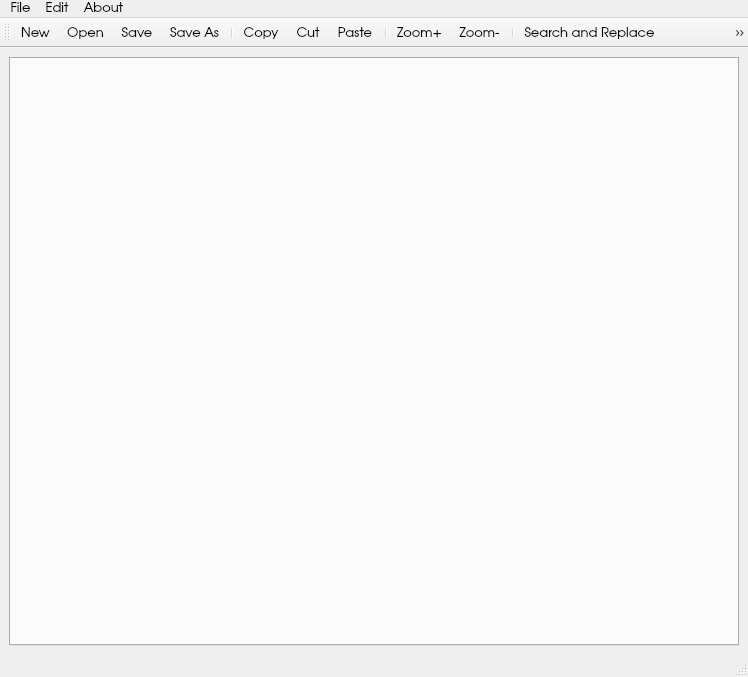
<?xml version="1.0" encoding="UTF-8"?>
<ui version="4.0">
 <class>kamakura</class>
 <widget class="QMainWindow" name="kamakura">
  <property name="geometry">
   <rect>
    <x>0</x>
    <y>0</y>
    <width>748</width>
    <height>677</height>
   </rect>
  </property>
  <property name="font">
   <font>
    <pointsize>10</pointsize>
   </font>
  </property>
  <property name="windowTitle">
   <string>Kamakura - -</string>
  </property>
  <widget class="QWidget" name="centralwidget">
   <property name="font">
    <font>
     <family>TeX Gyre Adventor</family>
     <pointsize>10</pointsize>
    </font>
   </property>
   <layout class="QHBoxLayout" name="horizontalLayout_3" stretch="0">
    <item>
     <layout class="QHBoxLayout" name="horizontalLayout">
      <property name="spacing">
       <number>6</number>
      </property>
      <item>
       <widget class="CodeEditor" name="plainTextEdit">
        <property name="font">
         <font>
          <family>TeX Gyre Adventor</family>
          <pointsize>10</pointsize>
         </font>
        </property>
       </widget>
      </item>
     </layout>
    </item>
   </layout>
  </widget>
  <widget class="QMenuBar" name="menubar">
   <property name="geometry">
    <rect>
     <x>0</x>
     <y>0</y>
     <width>748</width>
     <height>22</height>
    </rect>
   </property>
   <property name="font">
    <font>
     <family>TeX Gyre Adventor</family>
     <pointsize>10</pointsize>
    </font>
   </property>
   <widget class="QMenu" name="menuFile">
    <property name="font">
     <font>
      <family>TeX Gyre Adventor</family>
      <pointsize>10</pointsize>
     </font>
    </property>
    <property name="title">
     <string>File</string>
    </property>
    <addaction name="actionNew"/>
    <addaction name="actionOpen"/>
    <addaction name="actionQuit"/>
   </widget>
   <widget class="QMenu" name="menuEdit">
    <property name="font">
     <font>
      <family>TeX Gyre Adventor</family>
      <pointsize>10</pointsize>
     </font>
    </property>
    <property name="title">
     <string>Edit</string>
    </property>
    <addaction name="actionSave_2"/>
    <addaction name="actionSave"/>
    <addaction name="actionCopy"/>
    <addaction name="actionPaste"/>
    <addaction name="actionCut"/>
    <addaction name="actionDuplicate_Line"/>
    <addaction name="actionToggle_Comment"/>
    <addaction name="actionZoom"/>
    <addaction name="actionZoom_2"/>
    <addaction name="actionSearch_and_Replace"/>
    <addaction name="actionGoToLine"/>
    <addaction name="actionInsert_DateTime"/>
    <addaction name="actionTrim_Trailing_Spaces"/>
   </widget>
   <widget class="QMenu" name="menuAbout">
    <property name="font">
     <font>
      <family>TeX Gyre Adventor</family>
      <pointsize>10</pointsize>
     </font>
    </property>
    <property name="title">
     <string>About</string>
    </property>
    <addaction name="actionHowTo"/>
    <addaction name="actionKamakura"/>
   </widget>
   <addaction name="menuFile"/>
   <addaction name="menuEdit"/>
   <addaction name="menuAbout"/>
  </widget>
  <widget class="QStatusBar" name="statusbar">
   <property name="font">
    <font>
     <pointsize>10</pointsize>
    </font>
   </property>
  </widget>
  <widget class="QToolBar" name="toolBar">
   <property name="font">
    <font>
     <pointsize>10</pointsize>
    </font>
   </property>
   <property name="windowTitle">
    <string>toolBar</string>
   </property>
   <attribute name="toolBarArea">
    <enum>TopToolBarArea</enum>
   </attribute>
   <attribute name="toolBarBreak">
    <bool>false</bool>
   </attribute>
   <addaction name="actionNew"/>
   <addaction name="actionOpen"/>
   <addaction name="actionSave_2"/>
   <addaction name="actionSave"/>
   <addaction name="separator"/>
   <addaction name="actionCopy"/>
   <addaction name="actionCut"/>
   <addaction name="actionPaste"/>
   <addaction name="separator"/>
   <addaction name="actionZoom"/>
   <addaction name="actionZoom_2"/>
   <addaction name="separator"/>
   <addaction name="actionSearch_and_Replace"/>
   <addaction name="actionGoToLine"/>
   <addaction name="actionInsert_DateTime"/>
   <addaction name="separator"/>
   <addaction name="actionHowTo"/>
   <addaction name="actionKamakura"/>
   <addaction name="separator"/>
   <addaction name="actionQuit"/>
  </widget>
  <action name="actionOpen">
   <property name="icon">
    <iconset resource="resources.qrc">
     <normaloff>:/new/prefix1/resources/open.png</normaloff>:/new/prefix1/resources/open.png</iconset>
   </property>
   <property name="text">
    <string>Open</string>
   </property>
   <property name="font">
    <font>
     <family>TeX Gyre Adventor</family>
     <pointsize>10</pointsize>
    </font>
   </property>
   <property name="shortcut">
    <string>Ctrl+O</string>
   </property>
  </action>
  <action name="actionNew">
   <property name="icon">
    <iconset resource="resources.qrc">
     <normaloff>:/new/prefix1/resources/new.png</normaloff>:/new/prefix1/resources/new.png</iconset>
   </property>
   <property name="text">
    <string>New</string>
   </property>
   <property name="font">
    <font>
     <family>TeX Gyre Adventor</family>
     <pointsize>10</pointsize>
    </font>
   </property>
   <property name="shortcut">
    <string>Ctrl+N</string>
   </property>
  </action>
  <action name="actionQuit">
   <property name="icon">
    <iconset resource="resources.qrc">
     <normaloff>:/new/prefix1/resources/exit.png</normaloff>:/new/prefix1/resources/exit.png</iconset>
   </property>
   <property name="text">
    <string>Quit</string>
   </property>
   <property name="font">
    <font>
     <family>TeX Gyre Adventor</family>
     <pointsize>10</pointsize>
    </font>
   </property>
   <property name="shortcut">
    <string>Ctrl+Q</string>
   </property>
  </action>
  <action name="actionSave">
   <property name="icon">
    <iconset resource="resources.qrc">
     <normaloff>:/new/prefix1/resources/saveas.png</normaloff>:/new/prefix1/resources/saveas.png</iconset>
   </property>
   <property name="text">
    <string>Save As</string>
   </property>
   <property name="font">
    <font>
     <family>TeX Gyre Adventor</family>
     <pointsize>10</pointsize>
    </font>
   </property>
   <property name="shortcut">
    <string>Ctrl+Shift+S</string>
   </property>
  </action>
  <action name="actionKamakura">
   <property name="icon">
    <iconset resource="resources.qrc">
     <normaloff>:/new/prefix1/resources/about.png</normaloff>:/new/prefix1/resources/about.png</iconset>
   </property>
   <property name="text">
    <string>Kamakura</string>
   </property>
   <property name="font">
    <font>
     <family>TeX Gyre Adventor</family>
     <pointsize>10</pointsize>
    </font>
   </property>
   <property name="shortcut">
    <string>Ctrl+K</string>
   </property>
  </action>
  <action name="actionCopy">
   <property name="icon">
    <iconset resource="resources.qrc">
     <normaloff>:/new/prefix1/resources/copy.png</normaloff>:/new/prefix1/resources/copy.png</iconset>
   </property>
   <property name="text">
    <string>Copy</string>
   </property>
   <property name="font">
    <font>
     <family>TeX Gyre Adventor</family>
     <pointsize>10</pointsize>
    </font>
   </property>
   <property name="shortcut">
    <string>Ctrl+C</string>
   </property>
  </action>
  <action name="actionPaste">
   <property name="icon">
    <iconset resource="resources.qrc">
     <normaloff>:/new/prefix1/resources/paste.png</normaloff>:/new/prefix1/resources/paste.png</iconset>
   </property>
   <property name="text">
    <string>Paste</string>
   </property>
   <property name="font">
    <font>
     <family>TeX Gyre Adventor</family>
     <pointsize>10</pointsize>
    </font>
   </property>
   <property name="shortcut">
    <string>Ctrl+V</string>
   </property>
  </action>
  <action name="actionCut">
   <property name="icon">
    <iconset resource="resources.qrc">
     <normaloff>:/new/prefix1/resources/cut.png</normaloff>:/new/prefix1/resources/cut.png</iconset>
   </property>
   <property name="text">
    <string>Cut</string>
   </property>
   <property name="font">
    <font>
     <family>TeX Gyre Adventor</family>
     <pointsize>10</pointsize>
    </font>
   </property>
   <property name="shortcut">
    <string>Ctrl+X</string>
   </property>
  </action>
  <action name="actionZoom">
   <property name="icon">
    <iconset resource="resources.qrc">
     <normaloff>:/new/prefix1/resources/zoomin.png</normaloff>:/new/prefix1/resources/zoomin.png</iconset>
   </property>
   <property name="text">
    <string>Zoom+</string>
   </property>
   <property name="font">
    <font>
     <family>TeX Gyre Adventor</family>
     <pointsize>10</pointsize>
    </font>
   </property>
   <property name="shortcut">
    <string>Ctrl+=</string>
   </property>
  </action>
  <action name="actionZoom_2">
   <property name="icon">
    <iconset resource="resources.qrc">
     <normaloff>:/new/prefix1/resources/zoomout.png</normaloff>:/new/prefix1/resources/zoomout.png</iconset>
   </property>
   <property name="text">
    <string>Zoom-</string>
   </property>
   <property name="font">
    <font>
     <family>TeX Gyre Adventor</family>
     <pointsize>10</pointsize>
    </font>
   </property>
   <property name="shortcut">
    <string>Ctrl+-</string>
   </property>
  </action>
  <action name="actionSave_2">
   <property name="icon">
    <iconset resource="resources.qrc">
     <normaloff>:/new/prefix1/resources/save.png</normaloff>:/new/prefix1/resources/save.png</iconset>
   </property>
   <property name="text">
    <string>Save</string>
   </property>
   <property name="font">
    <font>
     <family>TeX Gyre Adventor</family>
     <pointsize>10</pointsize>
    </font>
   </property>
   <property name="shortcut">
    <string>Ctrl+S</string>
   </property>
  </action>
  <action name="actionSearch_and_Replace">
   <property name="icon">
    <iconset resource="resources.qrc">
     <normaloff>:/new/prefix1/resources/findreplace.png</normaloff>:/new/prefix1/resources/findreplace.png</iconset>
   </property>
   <property name="text">
    <string>Search and Replace</string>
   </property>
   <property name="font">
    <font>
     <family>TeX Gyre Adventor</family>
     <pointsize>10</pointsize>
    </font>
   </property>
   <property name="shortcut">
    <string>Ctrl+F</string>
   </property>
  </action>
  <action name="actionGoToLine">
   <property name="icon">
    <iconset resource="resources.qrc">
     <normaloff>:/new/prefix1/resources/goto.png</normaloff>:/new/prefix1/resources/goto.png</iconset>
   </property>
   <property name="text">
    <string>Go to Line</string>
   </property>
   <property name="font">
    <font>
     <family>TeX Gyre Adventor</family>
     <pointsize>10</pointsize>
    </font>
   </property>
   <property name="shortcut">
    <string>Ctrl+G</string>
   </property>
  </action>
  <action name="actionDuplicate_Line">
   <property name="icon">
    <iconset resource="resources.qrc">
     <normaloff>:/new/prefix1/resources/dup.png</normaloff>:/new/prefix1/resources/dup.png</iconset>
   </property>
   <property name="text">
    <string>Duplicate Line</string>
   </property>
   <property name="font">
    <font>
     <family>TeX Gyre Adventor</family>
     <pointsize>10</pointsize>
    </font>
   </property>
   <property name="shortcut">
    <string>Ctrl+D</string>
   </property>
  </action>
  <action name="actionToggle_Comment">
   <property name="icon">
    <iconset resource="resources.qrc">
     <normaloff>:/new/prefix1/resources/comment.png</normaloff>:/new/prefix1/resources/comment.png</iconset>
   </property>
   <property name="text">
    <string>Toggle Comment</string>
   </property>
   <property name="font">
    <font>
     <family>TeX Gyre Adventor</family>
     <pointsize>10</pointsize>
    </font>
   </property>
   <property name="shortcut">
    <string>Ctrl+/</string>
   </property>
  </action>
  <action name="actionInsert_DateTime">
   <property name="icon">
    <iconset resource="resources.qrc">
     <normaloff>:/new/prefix1/resources/date.png</normaloff>:/new/prefix1/resources/date.png</iconset>
   </property>
   <property name="text">
    <string>Insert Date/Time</string>
   </property>
   <property name="shortcut">
    <string>F5</string>
   </property>
  </action>
  <action name="actionTrim_Trailing_Spaces">
   <property name="icon">
    <iconset resource="resources.qrc">
     <normaloff>:/new/prefix1/resources/white.png</normaloff>:/new/prefix1/resources/white.png</iconset>
   </property>
   <property name="text">
    <string>Trim Trailing Spaces</string>
   </property>
   <property name="shortcut">
    <string>Ctrl+Shift+T</string>
   </property>
  </action>
  <action name="actionHowTo">
   <property name="icon">
    <iconset resource="resources.qrc">
     <normaloff>:/new/prefix1/resources/example.png</normaloff>:/new/prefix1/resources/example.png</iconset>
   </property>
   <property name="text">
    <string>HowTo</string>
   </property>
  </action>
 </widget>
 <customwidgets>
  <customwidget>
   <class>CodeEditor</class>
   <extends>QTabWidget</extends>
   <header>codeeditor.h</header>
   <container>1</container>
  </customwidget>
 </customwidgets>
 <resources>
  <include location="resources.qrc"/>
 </resources>
 <connections/>
</ui>
